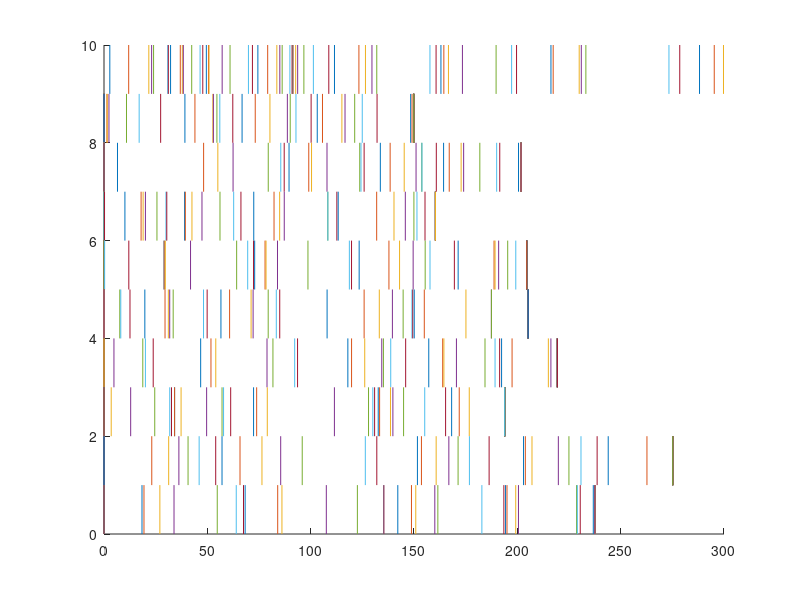

The MATLAB source for this figure: (Note: this script raises an error after producing the figure.)
%Problem 12: Non Homogenous Poisson%

function non_homog_poisson_()

figure;
hold on;

d_rate = 3; % # of firing rate changes
trials = 10; 
number_of_spikes = 30; % spikes per trial
y = trials; 
firing_rate = [ 3 11 7 ]; % three firing rates
st = zeros(1,number_of_spikes); % bin for spike data

for i = 1:number_of_spikes % spike times
    st(i) = i;
end

                                                % spike raster with rate changes plot
for trial = 1:trials %iterate through trials
    times = zeros(1,number_of_spikes*3);    
    for rate_change = 1:d_rate % apply changes to firing rates
        isd = exprnd(firing_rate(rate_change),1,number_of_spikes); % interspike durations    
        for spike = 1:length(isd)   % spike times with rate change
            times(st(spike)) = isd(spike); 
        end       
        for index = 1:length(st)
            st(index) = index + number_of_spikes;
        end
    end    
    times = cumsum(times); %create spike times   
    for spike = 1:number_of_spikes*3
        plot([ times(spike),times(spike) ],[y-1 y]);
        xlim([0, 300]);
        ylim([0,10]);
    end
    
    y = y - 1;

end

figure;
histogram(times)